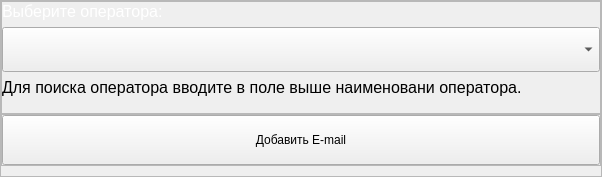
                       <widget class="QFrame" name="frame_5">
                        <property name="maximumSize">
                         <size>
                          <width>600</width>
                          <height>16777215</height>
                         </size>
                        </property>
                        <property name="frameShape">
                         <enum>QFrame::StyledPanel</enum>
                        </property>
                        <property name="frameShadow">
                         <enum>QFrame::Raised</enum>
                        </property>
                        <layout class="QVBoxLayout" name="verticalLayout_7">
                         <property name="spacing">
                          <number>0</number>
                         </property>
                         <property name="leftMargin">
                          <number>0</number>
                         </property>
                         <property name="topMargin">
                          <number>0</number>
                         </property>
                         <property name="rightMargin">
                          <number>0</number>
                         </property>
                         <property name="bottomMargin">
                          <number>10</number>
                         </property>
                         <item>
                          <widget class="QFrame" name="frame_6">
                           <property name="minimumSize">
                            <size>
                             <width>600</width>
                             <height>0</height>
                            </size>
                           </property>
                           <property name="maximumSize">
                            <size>
                             <width>600</width>
                             <height>16777215</height>
                            </size>
                           </property>
                           <property name="styleSheet">
                            <string notr="true"/>
                           </property>
                           <property name="frameShape">
                            <enum>QFrame::StyledPanel</enum>
                           </property>
                           <property name="frameShadow">
                            <enum>QFrame::Raised</enum>
                           </property>
                           <layout class="QVBoxLayout" name="verticalLayout_4">
                            <property name="leftMargin">
                             <number>0</number>
                            </property>
                            <property name="topMargin">
                             <number>0</number>
                            </property>
                            <property name="rightMargin">
                             <number>0</number>
                            </property>
                            <property name="bottomMargin">
                             <number>10</number>
                            </property>
                            <item>
                             <widget class="QLabel" name="label_operator">
                              <property name="maximumSize">
                               <size>
                                <width>200</width>
                                <height>16777215</height>
                               </size>
                              </property>
                              <property name="font">
                               <font>
                                <family>Arial</family>
                                <pointsize>12</pointsize>
                                <weight>50</weight>
                                <italic>false</italic>
                                <bold>false</bold>
                                <kerning>true</kerning>
                               </font>
                              </property>
                              <property name="styleSheet">
                               <string notr="true">color: white;</string>
                              </property>
                              <property name="text">
                               <string>Выберите оператора:</string>
                              </property>
                             </widget>
                            </item>
                            <item>
                             <widget class="QComboBox" name="cb_list_operators">
                              <property name="minimumSize">
                               <size>
                                <width>0</width>
                                <height>45</height>
                               </size>
                              </property>
                              <property name="maximumSize">
                               <size>
                                <width>16777215</width>
                                <height>16777215</height>
                               </size>
                              </property>
                              <property name="font">
                               <font>
                                <family>Arial</family>
                                <pointsize>12</pointsize>
                                <weight>50</weight>
                                <italic>false</italic>
                                <bold>false</bold>
                                <kerning>true</kerning>
                               </font>
                              </property>
                              <property name="cursor">
                               <cursorShape>PointingHandCursor</cursorShape>
                              </property>
                              <property name="styleSheet">
                               <string notr="true"/>
                              </property>
                              <property name="editable">
                               <bool>false</bool>
                              </property>
                              <property name="currentText">
                               <string/>
                              </property>
                              <property name="maxVisibleItems">
                               <number>20</number>
                              </property>
                              <property name="minimumContentsLength">
                               <number>15</number>
                              </property>
                             </widget>
                            </item>
                            <item>
                             <widget class="QLabel" name="label_4">
                              <property name="maximumSize">
                               <size>
                                <width>16777215</width>
                                <height>16777215</height>
                               </size>
                              </property>
                              <property name="font">
                               <font>
                                <family>Arial</family>
                                <pointsize>12</pointsize>
                                <weight>50</weight>
                                <italic>false</italic>
                                <bold>false</bold>
                                <kerning>true</kerning>
                               </font>
                              </property>
                              <property name="text">
                               <string>Для поиска оператора вводите в поле выше наименовани оператора.</string>
                              </property>
                             </widget>
                            </item>
                            <item>
                             <widget class="QLabel" name="labelOperatorID">
                              <property name="maximumSize">
                               <size>
                                <width>0</width>
                                <height>0</height>
                               </size>
                              </property>
                              <property name="text">
                               <string/>
                              </property>
                             </widget>
                            </item>
                           </layout>
                          </widget>
                         </item>
                         <item>
                          <widget class="QFrame" name="frame_4">
                           <property name="styleSheet">
                            <string notr="true"/>
                           </property>
                           <property name="frameShape">
                            <enum>QFrame::StyledPanel</enum>
                           </property>
                           <property name="frameShadow">
                            <enum>QFrame::Raised</enum>
                           </property>
                           <layout class="QHBoxLayout" name="horizontalLayout_8">
                            <property name="spacing">
                             <number>10</number>
                            </property>
                            <property name="leftMargin">
                             <number>0</number>
                            </property>
                            <property name="topMargin">
                             <number>0</number>
                            </property>
                            <property name="rightMargin">
                             <number>0</number>
                            </property>
                            <property name="bottomMargin">
                             <number>0</number>
                            </property>
                            <item>
                             <widget class="QPushButton" name="btn_add_field_email_operator">
                              <property name="minimumSize">
                               <size>
                                <width>0</width>
                                <height>50</height>
                               </size>
                              </property>
                              <property name="maximumSize">
                               <size>
                                <width>16777215</width>
                                <height>50</height>
                               </size>
                              </property>
                              <property name="cursor">
                               <cursorShape>PointingHandCursor</cursorShape>
                              </property>
                              <property name="text">
                               <string>Добавить E-mail</string>
                              </property>
                             </widget>
                            </item>
                           </layout>
                          </widget>
                         </item>
                        </layout>
                       </widget>
